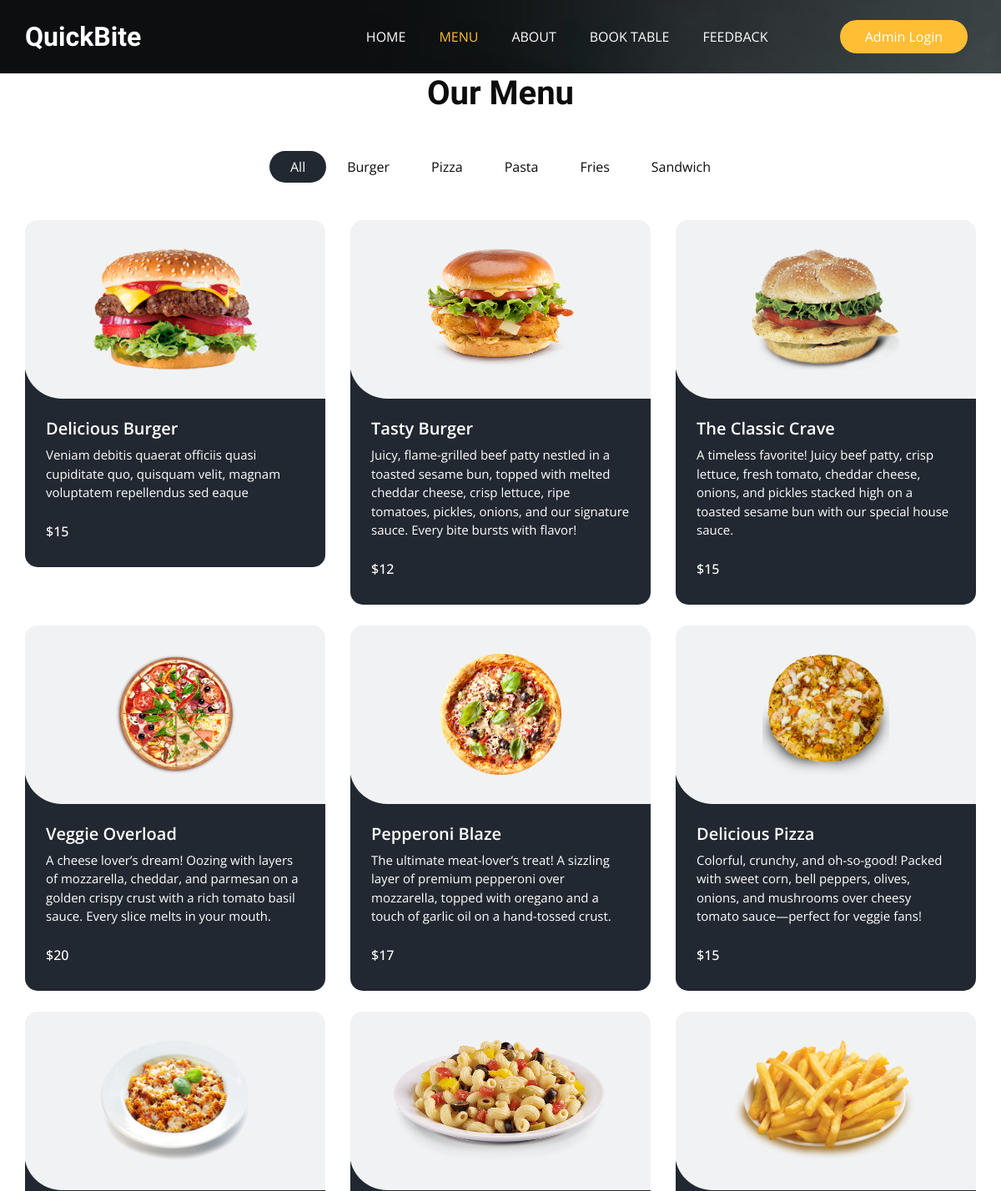
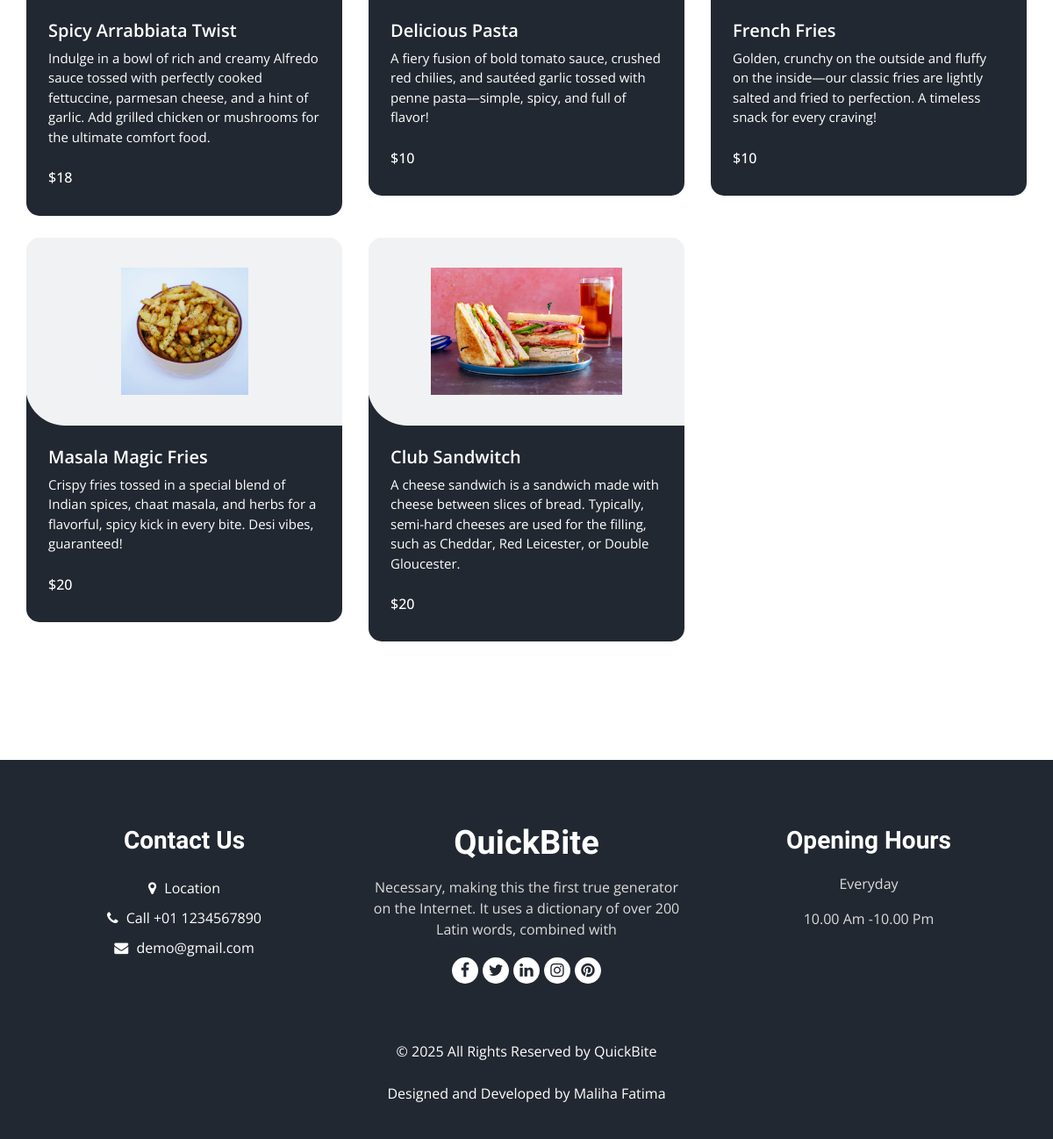
The app's page /menu/ with its own data (2 pictures, top to bottom).
### Base_App1/models.py (models this page shows, shortened)
class ItemList(models.Model):
    Category_name = models.CharField(max_length=15)
    def __str__(self):
        return self.Category_name

class Items(models.Model):
    Item_name = models.CharField(max_length=40)
    description = models.TextField(blank=False)
    Price = models.IntegerField()
    Category = models.ForeignKey(ItemList, related_name='Name', on_delete=models.CASCADE)
    Image = models.ImageField(upload_to='items/')

### Base_App1/views.py (the view)
# urls.py: path('menu/', MenuView, name='Menu'),
def MenuView(request):
    items=Items.objects.all()
    list=ItemList.objects.all()
    return render(request, 'menu.html', {'items':items, 'list':list})

### Base_App1/templates/menu.html (shortened to what this page needs)
{% extends 'base.html' %}
{% load static %}
{% block class %}class="sub_page"{% endblock class %}
{% block menu_status %}active{% endblock menu_status %}
{% block main %}
  <section class="food_section layout_padding-bottom">
    <div class="container">
      <div class="heading_container heading_center">
        <h2>
          Our Menu
        </h2>
      </div>
      <ul class="filters_menu">
        <li class="active" data-filter="*">All</li>
        {% for i in list %}
        <li data-filter=".{{i.Category_name}}">{{i.Category_name}}</li>
        {% endfor %}
      </ul>
      <div class="filters-content">
        <div class="row grid">
          {% for j in items %}
          <div class="col-sm-6 col-lg-4 all {{j.Category}}">
            <div class="box">
              <div>
                <div class="img-box">
                  <img src="/media/{{j.Image}}" alt="">
                </div>
                <div class="detail-box">
                  <h5>
                    {{j.Item_name}}
                  </h5>
                  <p>
                     {{j.description}}
                  </p>
                  <div class="options">
                    <h6>
                      ${{j.Price}}
                    </h6>
                  </div>
                </div>
              </div>
            </div>
          </div>
        {% endfor %}
      </div>
    </div>
  </section>
{% endblock main %}

### Base_App1/templates/base.html (shortened to what this page needs)
<!DOCTYPE html>
<html>
{% load static %}
<head>
  <link rel="stylesheet" type="text/css" href="{% static 'css/bootstrap.css' %}" />
  <link rel="stylesheet" type="text/css" href="https://cdnjs.cloudflare.com/ajax/libs/OwlCarousel2/2.3.4/assets/owl.carousel.min.css" />
  <link rel="stylesheet" href="https://cdnjs.cloudflare.com/ajax/libs/jquery-nice-select/1.1.0/css/nice-select.min.css" />
  <link href="{% static 'css/font-awesome.min.css' %}" rel="stylesheet" />
  <link href="{% static 'css/style.css' %}" rel="stylesheet" />
  <link href="{% static 'css/responsive.css' %}" rel="stylesheet" />
</head>
<body {% block class %}{% endblock class %}>
  <div class="hero_area">
    <div class="bg-box">
      <img src="{% static 'images/hero-bg.jpg' %}" alt="">
    </div>
    <header class="header_section">
      <div class="container">
        <nav class="navbar navbar-expand-lg custom_nav-container ">
          <a class="navbar-brand" href="{% url 'Home' %}">
            <span>
             QuickBite
            </span>
          </a>
          <div class="collapse navbar-collapse" id="navbarSupportedContent">
            <ul class="navbar-nav  mx-auto ">
              <li class="nav-item {% block home_status %}{% endblock home_status %}">
                <a class="nav-link" href="{% url 'Home' %}">Home <span class="sr-only">(current)</span></a>
              </li>
              <li class="nav-item {% block menu_status %}{% endblock menu_status %}">
                <a class="nav-link" href="{% url 'Menu' %}">Menu</a>
              </li>
              <li class="nav-item {% block about_status %}{% endblock about_status %}">
                <a class="nav-link" href="{% url 'About' %}">About</a>
              </li>
              <li class="nav-item {% block table_status %}{% endblock table_status %}">
                <a class="nav-link" href="{% url 'Book_Table' %}">Book Table</a>
              </li>
              <li class="nav-item {% block feedback_status %}{% endblock feedback_status %}">
                <a class="nav-link" href="{% url 'Feedback' %}">Feedback</a>
              </li>
            </ul>
            <div class="user_option">
              <a href="/admin" class="order_online">
                Admin Login
              </a>
            </div>
          </div>
        </nav>
      </div>
    </header>
  </div>
  {% block main %}    {% endblock main %}
  <footer class="footer_section">
    <div class="container">
      <div class="row">
        <div class="col-md-4 footer-col">
          <div class="footer_contact">
            <h4>
              Contact Us
            </h4>
            <div class="contact_link_box">
              <a href="">
                <i class="fa fa-map-marker" aria-hidden="true"></i>
                <span>
                  Location
                </span>
              </a>
              <a href="">
                <i class="fa fa-phone" aria-hidden="true"></i>
                <span>
                  Call +01 1234567890
                </span>
              </a>
              <a href="">
                <i class="fa fa-envelope" aria-hidden="true"></i>
                <span>
                  demo@gmail.com
                </span>
              </a>
            </div>
          </div>
        </div>
        <div class="col-md-4 footer-col">
          <div class="footer_detail">
            <a href="" class="footer-logo">
              QuickBite
            </a>
            <p>
              Necessary, making this the first true generator on the Internet. It uses a dictionary of over 200 Latin words, combined with
            </p>
            <div class="footer_social">
              <a href="">
                <i class="fa fa-facebook" aria-hidden="true"></i>
              </a>
              <a href="">
                <i class="fa fa-twitter" aria-hidden="true"></i>
              </a>
              <a href="">
                <i class="fa fa-linkedin" aria-hidden="true"></i>
              </a>
              <a href="">
                <i class="fa fa-instagram" aria-hidden="true"></i>
              </a>
              <a href="">
                <i class="fa fa-pinterest" aria-hidden="true"></i>
              </a>
            </div>
          </div>
        </div>
        <div class="col-md-4 footer-col">
          <h4>
            Opening Hours
          </h4>
          <p>
            Everyday
          </p>
          <p>
            10.00 Am -10.00 Pm
          </p>
        </div>
      </div>
      <div class="footer-info">
        <p>
  &copy; <span id="displayYear"></span> All Rights Reserved by
  <a href="https://myrwebsite.com" target="_blank" rel="noopener">QuickBite </a><br><br>
  Designed and Developed by
  <a href="https://mydeveloperportfolio.com" target="_blank" rel="noopener">Maliha Fatima</a>
</p>
      </div>
    </div>
  </footer>
</body>
</html>

### static/css/responsive.css (style rules this page uses)
@media (min-width: 1200px) { .container { max-width: 1170px; } }

### records on screen
ItemList: Category_name "Burger"
ItemList: Category_name "Pizza"
ItemList: Category_name "Pasta"
ItemList: Category_name "Fries"
ItemList: Category_name "Sandwich"
Items: Image (picture), Item_name "Delicious Burger", description "Veniam debitis quaerat officiis quasi cupiditate quo, quisquam velit, magnam voluptatem repellendus sed eaque", Price "15"
Items: Image (picture), Item_name "Tasty Burger", description "Juicy, flame-grilled beef patty nestled in a toasted sesame bun, topped with melted cheddar cheese, crisp lettuce, ripe tomatoes, pickles, onions, and our signature sauce. Every bite bursts with flavor!", Price "12"
Items: Image (picture), Item_name "The Classic Crave", description "A timeless favorite! Juicy beef patty, crisp lettuce, fresh tomato, cheddar cheese, onions, and pickles stacked high on a toasted sesame bun with our special house sauce.", Price "15"
Items: Image (picture), Item_name "Veggie Overload", description "A cheese lover’s dream! Oozing with layers of mozzarella, cheddar, and parmesan on a golden crispy crust with a rich tomato basil sauce. Every slice melts in your mouth.", Price "20"
Items: Image (picture), Item_name "Pepperoni Blaze", description "The ultimate meat-lover’s treat! A sizzling layer of premium pepperoni over mozzarella, topped with oregano and a touch of garlic oil on a hand-tossed crust.", Price "17"
Items: Image (picture), Item_name "Delicious Pizza", description "Colorful, crunchy, and oh-so-good! Packed with sweet corn, bell peppers, olives, onions, and mushrooms over cheesy tomato sauce—perfect for veggie fans!", Price "15"
Items: Image (picture), Item_name "Spicy Arrabbiata Twist", description "Indulge in a bowl of rich and creamy Alfredo sauce tossed with perfectly cooked fettuccine, parmesan cheese, and a hint of garlic. Add grilled chicken or mushrooms for the ultimate comfort food.", Price "18"
Items: Image (picture), Item_name "Delicious Pasta", description "A fiery fusion of bold tomato sauce, crushed red chilies, and sautéed garlic tossed with penne pasta—simple, spicy, and full of flavor!", Price "10"
Items: Image (picture), Item_name "French Fries", description "Golden, crunchy on the outside and fluffy on the inside—our classic fries are lightly salted and fried to perfection. A timeless snack for every craving!", Price "10"
Items: Image (picture), Item_name "Masala Magic Fries", description "Crispy fries tossed in a special blend of Indian spices, chaat masala, and herbs for a flavorful, spicy kick in every bite. Desi vibes, guaranteed!", Price "20"
Items: Image (picture), Item_name "Club Sandwitch", description "A cheese sandwich is a sandwich made with cheese between slices of bread. Typically, semi-hard cheeses are used for the filling, such as Cheddar, Red Leicester, or Double Gloucester.", Price "20"
